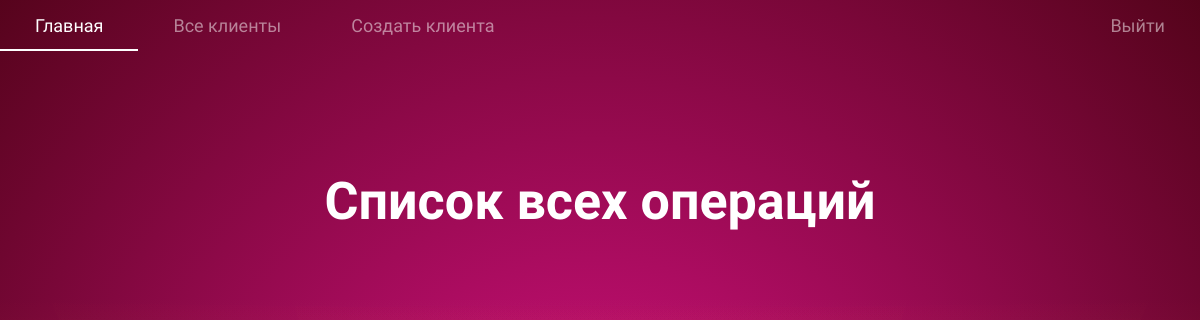
The page /logs.php (signed in) on the database as committed earlier.
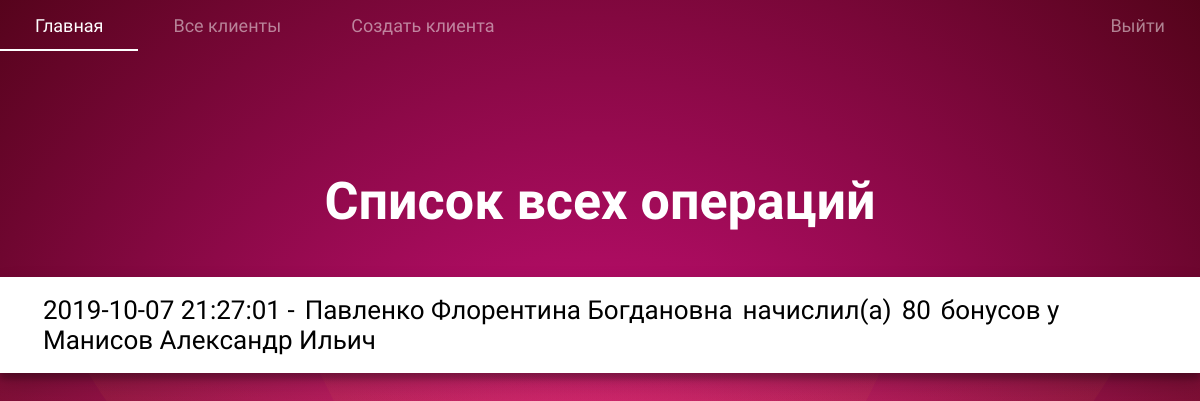
The same page on the database as committed later.
### tables this page shows
CREATE TABLE `log` (
  `id_cashiers` int(11) NOT NULL,
  `types` varchar(15) NOT NULL,
  `id_client` int(11) NOT NULL,
  `bonuses` int(11) NOT NULL,
  `time` datetime NOT NULL DEFAULT current_timestamp()
);

CREATE TABLE `authorization` (
  `id_cashiers` int(11) NOT NULL,
  `fio` varchar(55) NOT NULL,
  `login` varchar(15) NOT NULL,
  `password` varchar(15) NOT NULL
);

CREATE TABLE `clients` (
  `id_client` int(11) NOT NULL,
  `fio` varchar(55) NOT NULL,
  `bonuses` int(11) NOT NULL,
  `next_writeoff_date` date NOT NULL
);

### php/db.php (called while the page is built, shortened)
<?php
    class Database
    {
        public static $dbh;
        public static function getDbh()
        {
            $host = "127.0.0.1";
            $user = "root";
            $password = "";
            $dbname = "crsdiscount";
            self::$dbh = new PDO("mysql:host=$host;dbname=$dbname", $user, $password);
            return self::$dbh;
        }
        public static function queryAllNum($query)
        {
            $sth = self::getDbh()->prepare($query);
            $sth->execute();
            return $sth->fetchAll(PDO::FETCH_NUM);
        }
    }
?>

### php/logShow.php (called while the page is built, shortened)
<?php
    require_once(__DIR__ . '/db.php');
    $logs = Database::queryAllNum("SELECT authorization.fio, clients.fio, log.types, log.bonuses, time FROM clients, authorization, log WHERE authorization.id_cashiers = log.id_cashiers AND clients.id_client = log.id_client");
    return $logs;
?>

### logs.php (the view, shortened to what this page needs)
<?php
    include_once(__DIR__ . '/php/logShow.php');
?>
<!DOCTYPE html>
<html lang="ru">
<head>
    <link rel="stylesheet" href="./css/index.css">
</head>
<body>
    <? require_once(__DIR__ . '/php/menu.php'); ?>
    <h1> Список всех операций </h1>
    <div id="logs">
    <?
        foreach ($logs as $data)
        {
            echo '<div class="log">';
            echo '<p>'.$data['4'].' - </p>';
            echo '<p>'.$data['0'].'</p>';
            echo '<p>'.$data['2'].'</p>';
            echo '<p>'.$data['3'].'</p>';
            echo '<p> бонусов у</p>';
            echo '<p>'.$data['1'].'</p>';
            echo '</div>';
        }
    ?>
    </div>
</body>
</html>

### php/menu.php (shortened to what this page needs)
<div id="menu">
    <a href="/index.php">Главная</a>
    <a href="/allClients.php">Все клиенты</a>
    <a href="/createClient.php">Создать клиента</a>
    <a href="php/logout.php" id="logout">Выйти</a>
</div>

### css/index.css (style rules this page uses)
* { box-sizing: border-box; margin: 0px; padding: 0px; }
html, body, #main { width: 100%; min-width: 320px; min-height: 100vh; }
body, input { font-family: "Roboto Condensed", sans-serif; font-size: 26px; }
body { display: flex; align-items: center; flex-flow: column nowrap; background-color: #330000; background-image: url("./../img/background.svg"); background-attachment: fixed; background-position: center; background-size: cover; }
a { text-decoration: none; color: black; }
form, .wrapper, #info, #input-search-all-client, .log { display: flex; align-items: center; flex-flow: column nowrap; justify-content: center; margin-bottom: 25px; padding: 65px 70px; background-color: #FFFFFF; box-shadow: 0 10px 20px rgba(0,0,0,0.19), 0 6px 6px rgba(0,0,0,0.23); }
.client, .log { display: flex; align-items: center; flex-flow: row nowrap; margin-bottom: 15px; padding: 15px 35px; transition: 0.3s all; border: 3px solid transparent; background-color: #FFFFFF; box-shadow: 0 10px 20px rgba(0,0,0,0.19), 0 6px 6px rgba(0,0,0,0.23); }
#logs { width: 100%; }
.log { flex-flow: row wrap; justify-content: flex-start; }
.log p { padding: 0px 5px; text-align: center; }
header h1, h1 { margin-top: 45px; padding: 45px 35px; text-align: center; color: rgb(255, 255, 255); }
#menu { display: flex; flex-flow: row wrap; width: 100%; }
#menu a { font-size: 18px; position: relative; display: flex; align-items: center; justify-content: center; padding: 15px 35px; transition: 0.3s all; text-align: center; opacity: 0.5; color: white; }
#logout { margin-left: auto; }
#menu a::after { position: absolute; bottom: 0; left: 0; width: 100%; height: 2px; content: ""; transition: 0.3s all; transform: scale(0); background-color: white; }

Rows that differ between the two databases and show on the page:
added log: time "2019-10-07 21:27:01", id_cashiers.fio "Павленко Флорентина Богдановна", types "начислил(а)", bonuses "80", id_client.fio "Манисов Александр Ильич"
